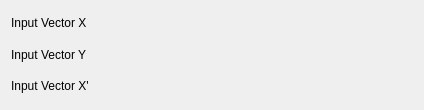
<ui version="4.0" >
 <class>AkimaPeriodicConfig</class>
 <widget class="QWidget" name="AkimaPeriodicConfig" >
  <property name="geometry" >
   <rect>
    <x>0</x>
    <y>0</y>
    <width>424</width>
    <height>110</height>
   </rect>
  </property>
  <property name="minimumSize" >
   <size>
    <width>400</width>
    <height>0</height>
   </size>
  </property>
  <layout class="QVBoxLayout" name="verticalLayout" >
   <item>
    <layout class="QHBoxLayout" name="horizontalLayout" >
     <item>
      <widget class="QLabel" name="label_3" >
       <property name="sizePolicy" >
        <sizepolicy vsizetype="Fixed" hsizetype="Fixed" >
         <horstretch>0</horstretch>
         <verstretch>0</verstretch>
        </sizepolicy>
       </property>
       <property name="text" >
        <string>Input Vector X</string>
       </property>
       <property name="wordWrap" >
        <bool>false</bool>
       </property>
      </widget>
     </item>
     <item>
      <widget class="Kst::VectorSelector" native="1" name="_vectorX" >
       <property name="sizePolicy" >
        <sizepolicy vsizetype="Preferred" hsizetype="Expanding" >
         <horstretch>0</horstretch>
         <verstretch>0</verstretch>
        </sizepolicy>
       </property>
      </widget>
     </item>
    </layout>
   </item>
   <item>
    <layout class="QHBoxLayout" name="horizontalLayout_2" >
     <item>
      <widget class="QLabel" name="label_4" >
       <property name="sizePolicy" >
        <sizepolicy vsizetype="Fixed" hsizetype="Fixed" >
         <horstretch>0</horstretch>
         <verstretch>0</verstretch>
        </sizepolicy>
       </property>
       <property name="text" >
        <string>Input Vector Y</string>
       </property>
       <property name="wordWrap" >
        <bool>false</bool>
       </property>
      </widget>
     </item>
     <item>
      <widget class="Kst::VectorSelector" native="1" name="_vectorY" >
       <property name="sizePolicy" >
        <sizepolicy vsizetype="Preferred" hsizetype="Expanding" >
         <horstretch>0</horstretch>
         <verstretch>0</verstretch>
        </sizepolicy>
       </property>
      </widget>
     </item>
    </layout>
   </item>
   <item>
    <layout class="QHBoxLayout" name="horizontalLayout_3" >
     <item>
      <widget class="QLabel" name="label_5" >
       <property name="sizePolicy" >
        <sizepolicy vsizetype="Fixed" hsizetype="Fixed" >
         <horstretch>0</horstretch>
         <verstretch>0</verstretch>
        </sizepolicy>
       </property>
       <property name="text" >
        <string>Input Vector X'</string>
       </property>
       <property name="wordWrap" >
        <bool>false</bool>
       </property>
      </widget>
     </item>
     <item>
      <widget class="Kst::VectorSelector" native="1" name="_vectorX1" >
       <property name="sizePolicy" >
        <sizepolicy vsizetype="Preferred" hsizetype="Expanding" >
         <horstretch>0</horstretch>
         <verstretch>0</verstretch>
        </sizepolicy>
       </property>
      </widget>
     </item>
    </layout>
   </item>
  </layout>
 </widget>
 <layoutdefault spacing="6" margin="11" />
 <pixmapfunction>qPixmapFromMimeSource</pixmapfunction>
 <customwidgets>
  <customwidget>
   <class>Kst::VectorSelector</class>
   <extends>QWidget</extends>
   <header>vectorselector.h</header>
  </customwidget>
 </customwidgets>
 <resources/>
 <connections/>
</ui>
